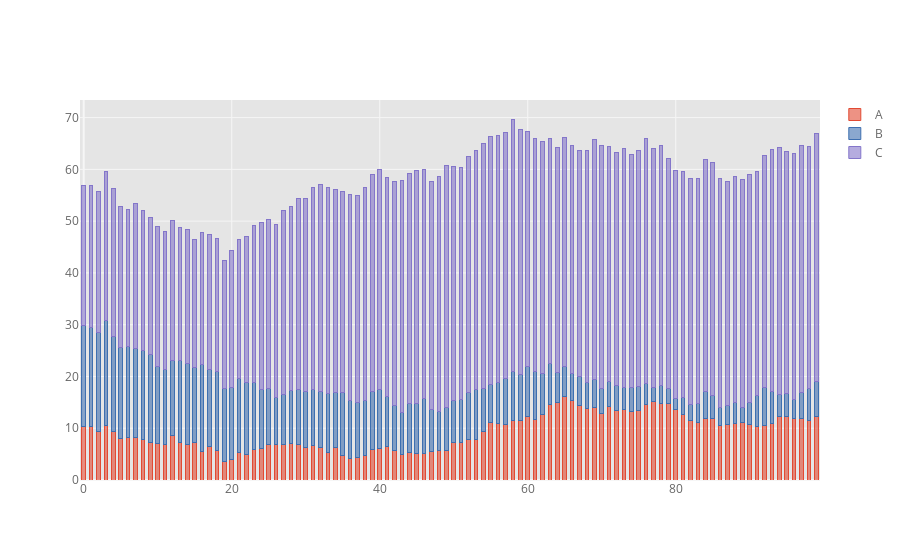

Notebook code for this chart:
### Markdown cell above
ggplot

### Code cell
cf.set_config_file(theme='ggplot')
df.iplot(kind='bar', barmode='stack', bargap=0.5)
